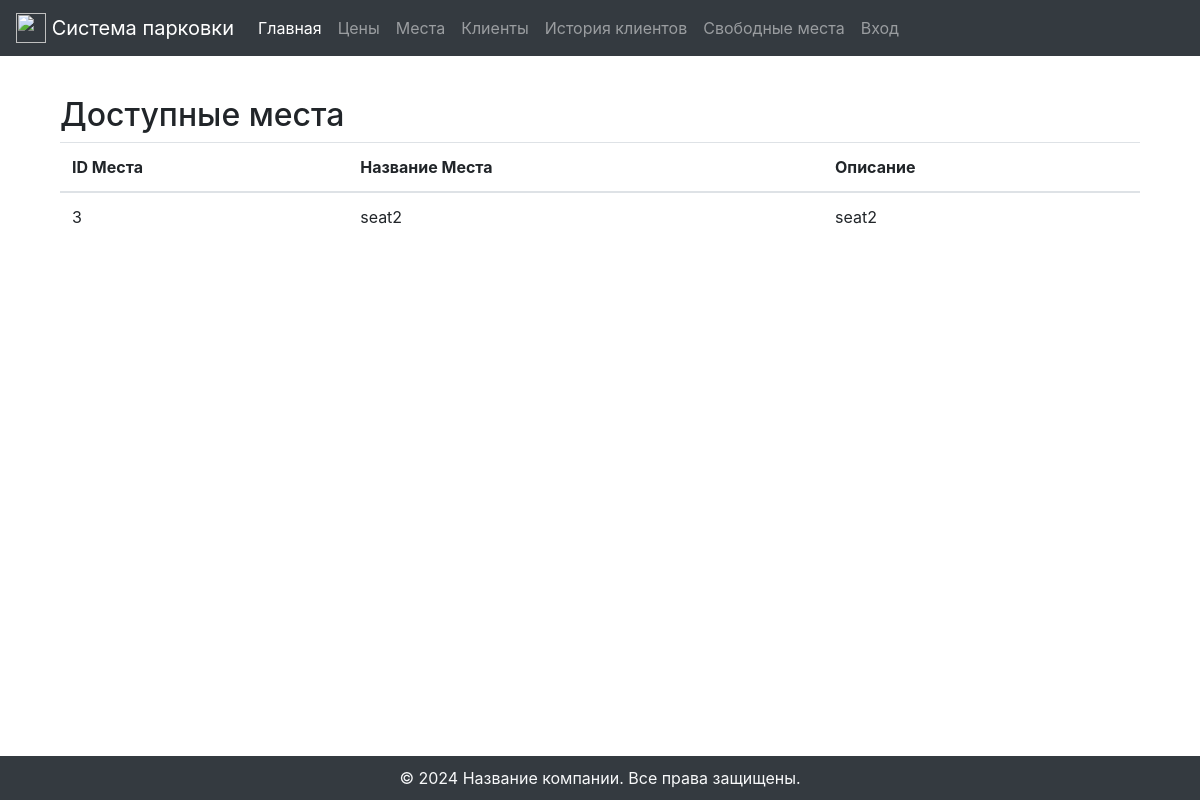
The page /available-seats/ on the database as committed earlier.
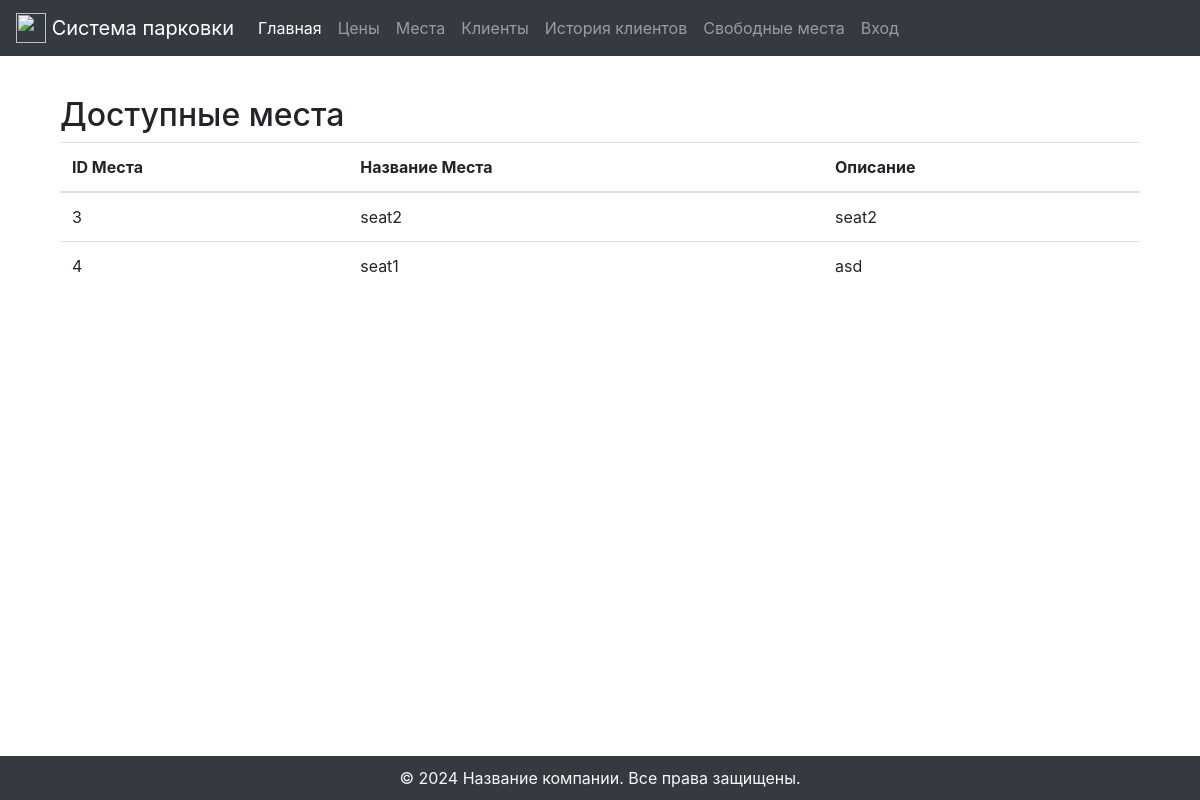
The same page on the database as committed later.
### pages/models.py (models this page shows, shortened)
class Seat(models.Model):
    place_name = models.CharField(max_length=255)  # The max_length should be defined based on your varchar requirements
    explanation = models.TextField(null=True, blank=True)  # The question mark indicates that this field can be null
    status = models.BooleanField(default=False)  # New status field with default set to False

### pages/seats_views.py (the view)
# urls.py: path('available-seats/', AvailableSeatsView.as_view(), name='available-seats'),
class AvailableSeatsView(ListView):
    model = Seat
    template_name = 'seats/available_seats.html'
    context_object_name = 'seats'
    def get_queryset(self):
        return Seat.objects.filter(status=False)

### templates/seats/available_seats.html
{% extends 'base.html' %}
{% block content %}
<div class="container mt-3">
    <h2>Доступные места</h2>
    <table class="table">
        <thead>
            <tr>
                <th>ID Места</th>
                <th>Название Места</th>
                <th>Описание</th>
            </tr>
        </thead>
        <tbody>
            {% for seat in seats %}
            <tr>
                <td>{{ seat.id }}</td>
                <td>{{ seat.place_name }}</td>
                <td>{{ seat.explanation }}</td>
            </tr>
            {% empty %}
            <tr>
                <td colspan="3">Доступные места не найдены.</td>
            </tr>
            {% endfor %}
        </tbody>
    </table>
</div>
{% endblock %}

Rows that differ between the two databases and show on the page:
added Seat: id "4", place_name "seat1", explanation "asd"
